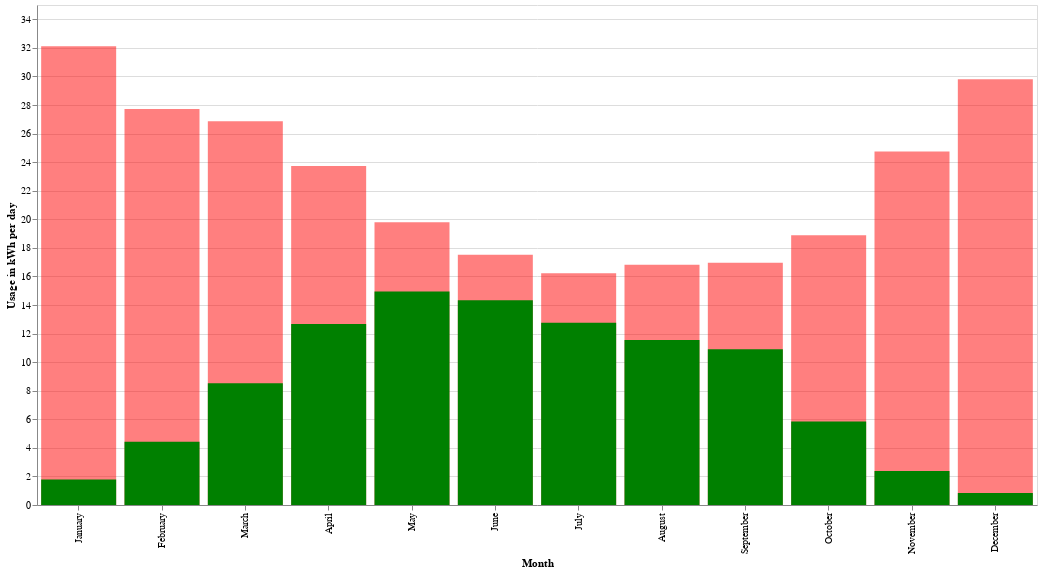

Notebook cell for this chart:
### Markdown cell above
## 5.3 Household Electricity Usage

### Code cell
# Chart data
totalUsePower_data = data.groupby('usage_month')['totalUsePower'].mean().reset_index()

# Charts
use_chart = alt.Chart(totalUsePower_data).mark_bar(color = 'red', opacity=0.5).encode(
        x=alt.X('usage_month:N', sort=month_order, title = 'Month'),  # Specify nominal data with :N
        y=alt.Y('totalUsePower:Q', title= 'Usage in kWh per day'),
        tooltip=[
            alt.Tooltip('usage_month:N', title='Month'),
            alt.Tooltip('totalUsePower:Q', title='Usage in kWh per Day')
        ]
    ).properties(
        width=1000,
        height=500 
)

combined_chart = alt.layer(
    use_chart,
    selfUse_chart
).resolve_scale(
    color='independent',  # This allows each chart to use its own color scheme if needed
    y='shared'  # Ensures both charts share the same y-axis for accurate comparison
).properties(
    width=1000,  # Set the width of the combined chart
    height=500   # Set the height of the combined chart
)

combined_chart.show()

### Figure 1 — Vega-Lite specification as saved in the notebook (floating-point values rounded to 4 significant figures)
{"config": {"view": {"continuousWidth": 300, "continuousHeight": 300}}, "layer": [{"data": {"name": "data-4a69da80d9808c0e0197f0f6c340ceae"}, "mark": {"type": "bar", "color": "red", "opacity": 0.5}, "encoding": {"tooltip": [{"field": "usage_month", "title": "Month", "type": "nominal"}, {"field": "totalUsePower", "title": "Usage in kWh per Day", "type": "quantitative"}], "x": {"field": "usage_month", "sort": ["January", "February", "March", "April", "May", "June", "July", "August", "September", "October", "November", "December"], "title": "Month", "type": "nominal"}, "y": {"field": "totalUsePower", "title": "Usage in kWh per day", "type": "quantitative"}}}, {"data": {"name": "data-a12f7a140759f42b9ff3c3dabc28dc62"}, "mark": {"type": "bar", "color": "green"}, "encoding": {"tooltip": [{"field": "usage_month", "title": "Month", "type": "nominal"}, {"field": "totalSelfUsePower", "title": "Average Utilized Production per Day", "type": "quantitative"}], "x": {"field": "usage_month", "sort": ["January", "February", "March", "April", "May", "June", "July", "August", "September", "October", "November", "December"], "type": "nominal"}, "y": {"field": "totalSelfUsePower", "type": "quantitative"}}}], "height": 500, "resolve": {"scale": {"color": "independent", "y": "shared"}}, "width": 1000, "$schema": "https://vega.github.io/schema/vega-lite/v5.17.0.json", "datasets": {"data-4a69da80d9808c0e0197f0f6c340ceae": [{"usage_month": "January", "totalUsePower": 32.11}, {"usage_month": "February", "totalUsePower": 27.73}, {"usage_month": "March", "totalUsePower": 26.87}, {"usage_month": "April", "totalUsePower": 23.73}, {"usage_month": "May", "totalUsePower": 19.79}, {"usage_month": "June", "totalUsePower": 17.52}, {"usage_month": "July", "totalUsePower": 16.22}, {"usage_month": "August", "totalUsePower": 16.81}, {"usage_month": "September", "totalUsePower": 16.96}, {"usage_month": "October", "totalUsePower": 18.89}, {"usage_month": "November", "totalUsePower": 24.75}, {"usage_month": "December", "totalUsePower": 29.8}], "data-a12f7a140759f42b9ff3c3dabc28dc62": [{"usage_month": "January", "totalSelfUsePower": 1.783}, {"usage_month": "February", "totalSelfUsePower": 4.424}, {"usage_month": "March", "totalSelfUsePower": 8.515}, {"usage_month": "April", "totalSelfUsePower": 12.68}, {"usage_month": "May", "totalSelfUsePower": 14.94}, {"usage_month": "June", "totalSelfUsePower": 14.33}, {"usage_month": "July", "totalSelfUsePower": 12.75}, {"usage_month": "August", "totalSelfUsePower": 11.56}, {"usage_month": "September", "totalSelfUsePower": 10.9}, {"usage_month": "October", "totalSelfUsePower": 5.84}, {"usage_month": "November", "totalSelfUsePower": 2.374}, {"usage_month": "December", "totalSelfUsePower": 0.8349}]}}
